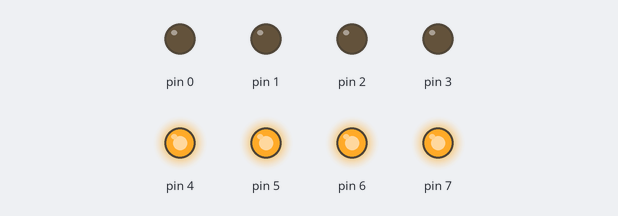
The sketch below on a simulated Arduino Uno, built with avr-gcc and run on an emulated ATmega328P. On the bench: output pins drawn as LEDs (lit = HIGH).

Above: at 1.0 s.
At 3.0 s:
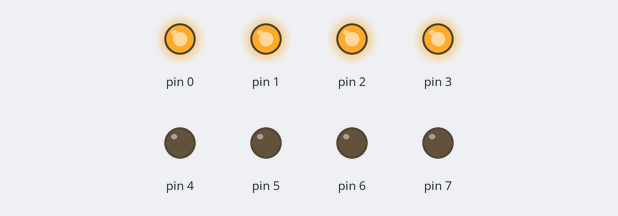
Timing chart, 0 to 5.2 s (numbered marks = the images above):
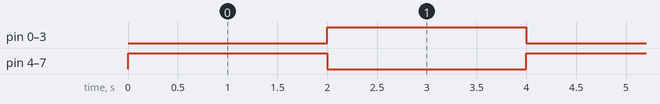

The sketch:

B04707_06_01.ino
```cpp
void setup()
{
  DDRD = B11111111; // set PORTD (digital 7-0) to outputs
}

void loop()
{
  PORTD = B11110000; // digital 4~7 HIGH, digital 3-0 LOW
  delay(2000);
  PORTD = B00001111; // digital 4~7 LOW, digital 3-0 HIGH
  delay(2000);
}
```

Measured:
- by itself, pin 0–7: alternates HIGH for 2.0 s and LOW for 2.0 s
